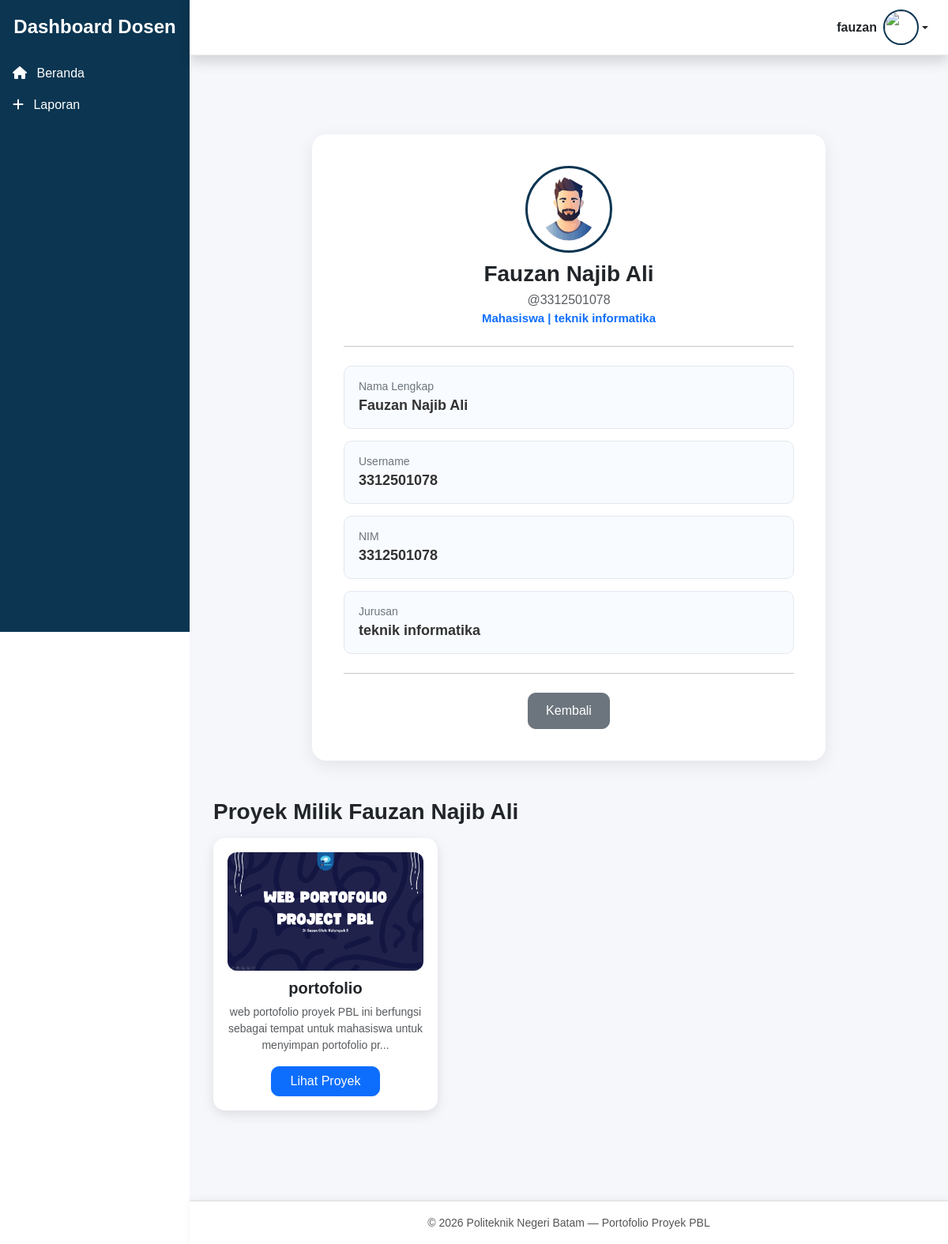
/dosen/profil_mahasiswa.php?id_user=18 (signed in), run on the app's committed database.
### tables this page shows
CREATE TABLE `users` (
  `id_user` int NOT NULL,
  `nama` varchar(100) DEFAULT NULL,
  `username` varchar(100) DEFAULT NULL,
  `password` varchar(255) DEFAULT NULL,
  `nim` varchar(20) NOT NULL,
  `jurusan` enum('teknik elektro','teknik informatika','teknik mesin','manajemen bisnis') NOT NULL,
  `profil` varchar(255) DEFAULT NULL,
  `role` enum('mahasiswa','dosen','admin') NOT NULL
);

CREATE TABLE `projek` (
  `id_projek` int NOT NULL,
  `judul` varchar(255) NOT NULL,
  `semester` enum('ganjil','genap') NOT NULL,
  `deskripsi` varchar(255) NOT NULL,
  `ketua` varchar(255) NOT NULL,
  `anggota` varchar(255) NOT NULL,
  `link_file` varchar(255) NOT NULL,
  `link_yt` varchar(255) NOT NULL,
  `foto` varchar(255) NOT NULL,
  `id_komentar` int DEFAULT NULL,
  `id_penilaian` int DEFAULT NULL,
  `id_user` int DEFAULT NULL
);

### dosen/profil_mahasiswa.php (the view, shortened to what this page needs)
<?php
include '../koneksi.php';
$id_mhs = $_GET['id_user'];
$query = mysqli_query($koneksi, "SELECT * FROM users WHERE `id_user` = '$id_mhs' AND `role` ='mahasiswa'");
$profil = mysqli_fetch_assoc($query);
$projek = mysqli_query($koneksi,
    "SELECT * FROM projek
     WHERE id_user = '$id_mhs'
     ORDER BY id_projek DESC"
);
include "../template_dosen/header.php";
include "../template_dosen/sidebar.php";
include "../template_dosen/topbar.php";
?>
<div class="content-wrapper">
  <div class="profile-card">
    <img src="<?= $profil['profil'] ?>" class="profile-img-detail" alt="Foto Profil">
    <h3 class="fw-bold mb-1"><?= $profil['nama'] ?></h3>
    <p class="text-muted mb-0">@<?= $profil['username'] ?></p>
    <p class="text-primary fw-semibold" style="font-size:15px;">
      Mahasiswa | <?= $profil['jurusan'] ?>
    </p>
    <hr class="my-4">
    <div class="info-box">
      <div class="info-label">Nama Lengkap</div>
      <div class="info-value"><?= $profil['nama'] ?></div>
    </div>
    <div class="info-box">
      <div class="info-label">Username</div>
      <div class="info-value"><?= $profil['username'] ?></div>
    </div>
    <div class="info-box">
      <div class="info-label">NIM</div>
      <div class="info-value"><?= $profil['nim'] ?></div>
    </div>
    <div class="info-box">
      <div class="info-label">Jurusan</div>
      <div class="info-value"><?= $profil['jurusan'] ?></div>
    </div>
    <hr class="my-4">
    <a href="dashboard_dosen.php" class="btn btn-secondary btn-back">
      Kembali
    </a>
  </div>
  <h3 class="fw-bold mt-5 mb-3">Proyek Milik <?= $profil['nama'] ?></h3>
  <div class="row">
    <?php if (mysqli_num_rows($projek) == 0) : ?>
      <p class="text-muted">Mahasiswa ini belum memiliki proyek.</p>
    <?php else: ?>
      <?php while ($p = mysqli_fetch_assoc($projek)) : ?>
        <?php
        $foto      = $p['foto'] ?? 'default.png';
        $judul     = $p['judul'] ?? '(Tanpa Judul)';
        $deskripsi = $p['deskripsi'] ?? '';
        $id_projek = $p['id_projek'] ?? 0;
        ?>
        <div class="col-lg-4 col-md-6 mb-4">
          <div class="project-card">
            <img src="../gambar/<?= $foto ?>" class="project-img">
            <h5 class="fw-bold"><?= $judul ?></h5>
            <p class="text-muted" style="font-size:14px;">
              <?= substr($deskripsi, 0, 100) ?>...
            </p>
            <a href="detail_projek.php?id_projek=<?= $id_projek ?>"
               class="btn btn-primary px-4"
               style="border-radius:10px;">
              Lihat Proyek
            </a>
          </div>
        </div>
      <?php endwhile; ?>
    <?php endif; ?>
  </div>
</div>
<?php include "../template/footer.php"; ?>

### template_dosen/header.php (style rules this page uses)
:root { --sidebar-width: 240px; --header-height: 70px; --footer-height: 55px; }
body { font-family: 'Poppins', sans-serif; background: white; padding-top: var(--header-height); padding-bottom: var(--footer-height); }

### dosen/profil_mahasiswa.php (style rules this page uses)
.content-wrapper { margin-left: 240px; padding: 100px 30px 90px; min-height: 100vh; background: #f5f7fb; }
.profile-card { background: #ffffff; padding: 40px; max-width: 650px; margin: auto; border-radius: 18px; box-shadow: 0 6px 22px rgba(0,0,0,0.08); text-align: center; }
.profile-img-detail { width: 110px; height: 110px; border-radius: 50%; object-fit: cover; border: 3px solid #0b3551; margin-bottom: 10px; }
.info-label { font-size: 14px; color: #6c757d; }
.info-value { font-size: 18px; font-weight: 600; color: #333; }
.info-box { background: #f8fbff; padding: 15px 18px; border-radius: 10px; margin-bottom: 15px; border: 1px solid #e3e7ed; text-align: left; }
.btn-back { padding: 10px 22px; border-radius: 10px; }
.project-card { background: #ffffff; padding: 18px; border-radius: 15px; box-shadow: 0px 5px 15px rgba(0,0,0,0.1); transition: 0.2s; text-align: center; height: 100%; }
.project-img { width: 100%; height: 150px; object-fit: cover; border-radius: 12px; margin-bottom: 10px; }

### data on the page
users: profil (placeholder picture), nama "Fauzan Najib Ali", username "3312501078", jurusan "teknik informatika", nim "3312501078"
projek: foto (picture), judul "portofolio", deskripsi "web portofolio proyek PBL ini berfungsi sebagai tempat untuk mahasiswa untuk menyimpan portofolio pr"

### other printed values
$session_nama "fauzan"
